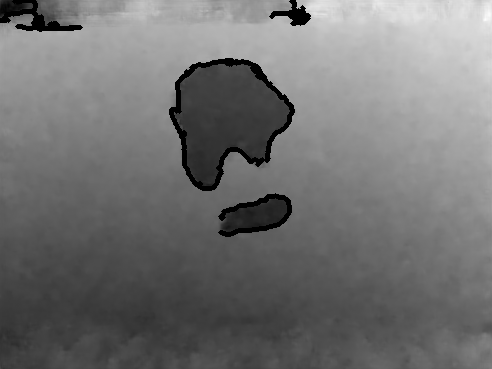
#> input picture Navigating the Unknown/SPyNet/1_contours.png, 492 x 369 px, found by its file name
$ python theek.py
#> lines starting #> are read from the running program, lines starting #| are printed output that depends on the picture; after the words box and inside, x2 and y2 are one past the last pixel; in counts of white or black regions, pixels touching at a corner belong together
import cv2
import numpy as np

#flags for the drone to move
movexy = False
movex = False
movey = False
# Load the image
image_path = '/home/anuj/Desktop/spynet-pytorch-main/pytorch-spynet-master/1_contours.png'
image = cv2.imread(image_path)
#> image is the input picture: shape (369, 492, 3); min 0, max 252, mean 114.2

center = image.shape[1]/2,image.shape[0]/2
#> center = (246, 184.5)
# Check if the image has been loaded correctly
if image is None:
    raise ValueError("Could not read the image.")

# Convert to grayscale
gray = cv2.cvtColor(image, cv2.COLOR_BGR2GRAY)

# Threshold the image to get a binary mask
# Assuming the contours are in black
_, binary_mask = cv2.threshold(gray, 15, 255, cv2.THRESH_BINARY_INV)
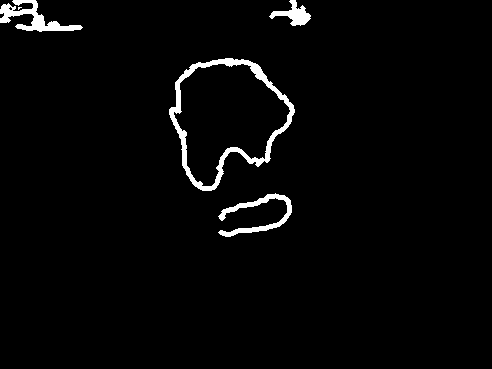
#> binary_mask: shape (369, 492); 2.5% white; 5 white regions (1 under 20 px)

# Find contours
contours, _ = cv2.findContours(binary_mask, cv2.RETR_EXTERNAL, cv2.CHAIN_APPROX_SIMPLE)
#> contours = 5 contours, 1 with area under 20; largest, box (x1, y1, x2, y2) and area: (169, 58, 295, 191) 10670, (0, 0, 83, 32) 808, (218, 193, 292, 237) 672, (269, 0, 311, 26) 399

# Find the largest contour by area
largest_contour = max(contours, key=cv2.contourArea)
#> largest_contour = contour of 196 points, box (x1, y1, x2, y2) (169, 58, 295, 191), area 10670

# Create a new black image of the same size
filled_largest_contour = np.zeros_like(gray)

# Fill the largest contour with white
cv2.drawContours(filled_largest_contour, [largest_contour], -1, 255, thickness=cv2.FILLED)
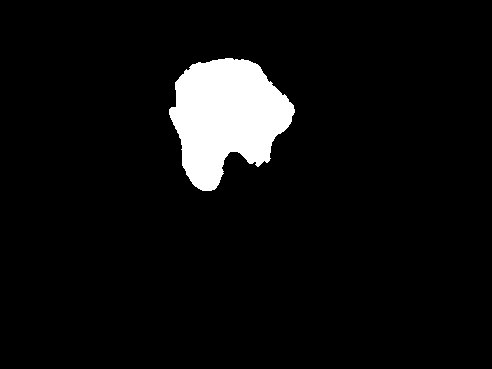
#> filled_largest_contour: shape (369, 492); 6% white; 1 white region, box (x1, y1, x2, y2) and area: (169, 58, 295, 191) 10872

# Calculate the moments of the largest contour
M = cv2.moments(largest_contour)
#> M = moments, m00 10670.5, centre m10/m00, m01/m00 = (226.1, 116.6)
if M["m00"] != 0:
    # Calculate centroid
    cX = int(M["m10"] / M["m00"])
#> cX = 226
    cY = int(M["m01"] / M["m00"])
#> cY = 116
else:
    # Set centroid to the center of the image
    cX, cY = center

# Mark the centroid on the image
cv2.circle(image, (cX, cY), 15, (0, 0, 255), -1)  # Red dot
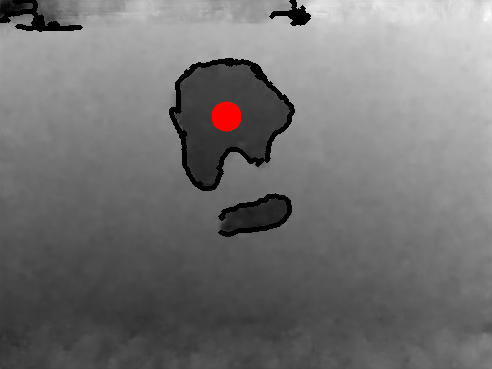
#> image: shape (369, 492, 3); 0.39% of pixels changed, all inside (x1, y1, x2, y2) = (211, 101, 242, 132)
print(cX,cY)
#| 226 116
print(center)
#| (246.0, 184.5)

move = cX - center[0] , cY - center[1]
#> move = (-20, -68.5)
if move[0]> 20 and move[1] > 20:
    movexy = True
    print("Move in X-Y positive direction")
elif move[0] > 20:
    movex == True
    print("Move in positive X")
elif move[1] > 20:
    movey == True
    print("move in positive y")
elif move[0]< -20 and move[1] < -20:
    movexy = True
    print("Move in X-Y negative direction")
elif move[0] < -20:
    movex == True
    print("Move in negative X")
elif move[1] < -20:
    movey == True
    print("move in negative y")
else:
    Donot_move = True
    print("Do not move")
# Save or display the image with the largest contour filled and centroid marked
filled_contours_path = image_path.replace('.png', '_filled_largest_contour_centroid.png')
cv2.imwrite(filled_contours_path, image)

# Optionally, display the image
cv2.imshow('Filled Largest Contour with Centroid', image)
cv2.waitKey(100000)
cv2.destroyAllWindows()

$ run again, with Navigating the Unknown/SPyNet/d.png copied over Navigating the Unknown/SPyNet/1_contours.png
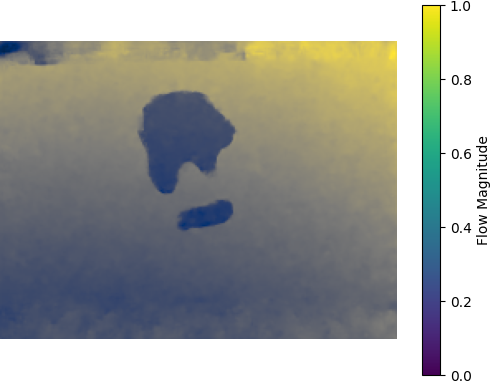
#> input picture Navigating the Unknown/SPyNet/d.png, 491 x 383 px, found by its file name
#> image is the input picture: shape (383, 491, 3); mean B, G, R 157.8, 162.4, 160.3
#> `_, binary_mask = cv2.threshold(gray, 15, 255, cv2.THRESH_BINARY_INV)`:
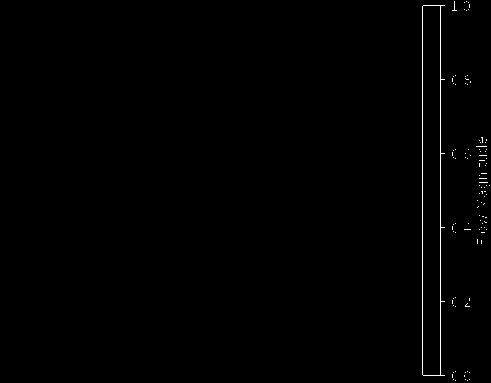
#> binary_mask: shape (383, 491); 0.54% white in thin lines or dots, all inside (x1, y1, x2, y2) = (422, 1, 490, 381)
#> contours = 103 contours, 102 with area under 20; largest, box (x1, y1, x2, y2) and area: (422, 5, 445, 376) 6664
#> largest_contour = contour of 30 points, box (x1, y1, x2, y2) (422, 5, 445, 376), area 6664
#> filled_largest_contour: shape (383, 491); 3.8% white; 1 white region, box (x1, y1, x2, y2) and area: (422, 5, 445, 376) 7071
#> M = moments, m00 6664, centre m10/m00, m01/m00 = (431, 190)
#> cX = 431
#> cY = 190
#> `cv2.circle(image, (cX, cY), 15, (0, 0, 255), -1)`:
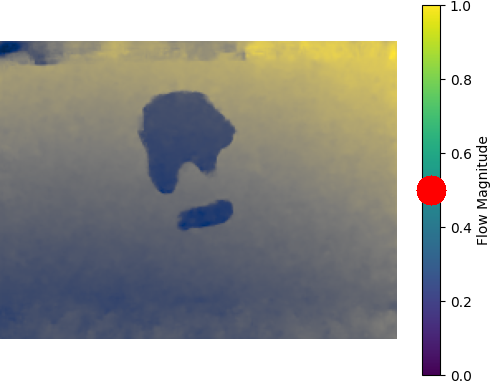
#> image: shape (383, 491, 3); 0.38% of pixels changed, all inside (x1, y1, x2, y2) = (416, 175, 447, 206)
#| 431 190
#| (245.5, 191.5)
#> move = (185.5, -1.5)
